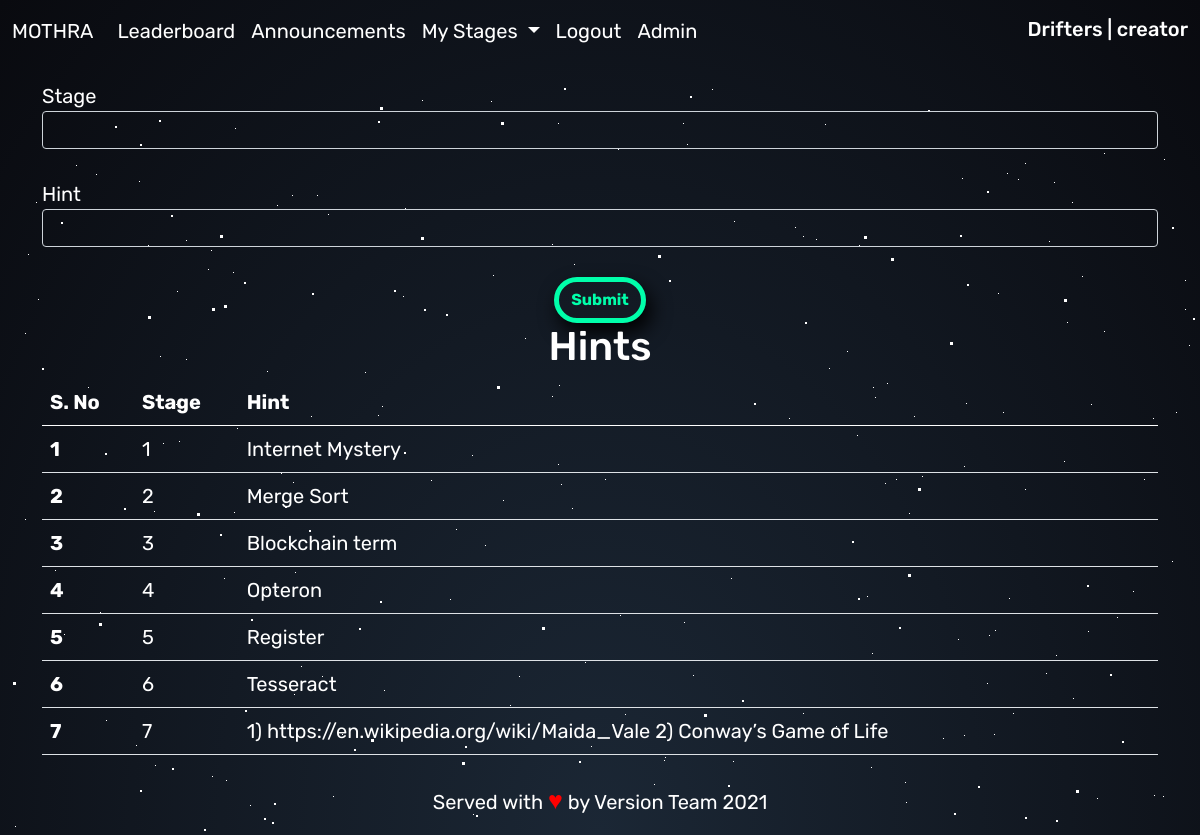
Page /hints (signed in) on the committed database.
### mothra/models.py (models this page shows, shortened)
class User(db.Model, UserMixin):
    id = db.Column(db.Integer, primary_key = True)
    college_id = db.Column(db.String(64), unique=True, index=True)
    teamname = db.Column(db.String(64), unique=True, index=True)
    password_hash = db.Column(db.String(128))
    user_type=db.Column(db.String(128), default='Mothra')
    level = db.Column(db.Integer, default=0)
    upgrade_time = db.Column(db.DateTime)

class Hints(db.Model):
    id = db.Column(db.Integer, primary_key = True)
    stage = db.Column(db.Integer, nullable = False, unique=True)
    hint = db.Column(db.String)

### mothra/godzilla/views.py (the view)
@godzilla.route('/hints', methods=['GET', 'POST'])
@login_required
def hints():
    godzilla_check()
    form=HintFillingForm()
    stages=Hints.query.all()
    if form.validate_on_submit():
        hintt = Hints(stage=form.stage.data,
                    hint=form.hint.data)
        db.session.add(hintt)
        db.session.commit()
        return redirect(url_for('godzilla.hints', form=form, stages=stages))
    return render_template('godzilla/hint_filling.html', form=form, stages=stages)

### mothra/forms.py
class HintFillingForm(FlaskForm):
    stage = IntegerField('Stage', validators=[DataRequired()])
    hint = StringField('Hint', validators=[DataRequired()])
    submit = SubmitField('Submit')

### mothra/godzilla/views.py (called while the page is built)
def godzilla_check():
    if current_user.user_type!='Godzilla':
        abort(403)

### mothra/models.py (called while the page is built)
@login_manager.user_loader
def load_user(user_id):
    return User.query.get(user_id)

### mothra/views.py (called while the page is built)
@app.context_processor
def inject_level():
    def getlev():
        if current_user.is_authenticated:
            lev=classify[current_user.level]
        else:
            lev=''
        return lev
    def clss():
        return classify[1:current_user.level+2]
    def show():
        return classify
    return dict(getlev=getlev, clss=clss, show=show, time=datetime.now(), start=start, end=end)

### mothra/templates/godzilla/hint_filling.html (shortened to what this page needs)
{% extends "base.html" %}
{% block head %}
<link rel="stylesheet" href="{{ url_for('static', filename='css/bg.css') }}">
{% endblock %}
{% block content %}
<div id='stars2'></div>
<div id='stars3'></div>
<div class="container">
  <form method="POST">
    <div class="form-group">
      {{ form.stage.label(class="form-group") }}
      {{form.stage(class='form-control')  }}<br>
    </div>
    <div class="form-group">
      {{ form.hint.label(class="form-group") }}
      {{form.hint(class='form-control')  }}<br>
    </div>
    <div class="form-group text-center">
        {{ form.submit(class="btn btn-outline-success") }}
    </div>
  </form>
  <h1 class="text-center">Hints</h1>
  <div class="table-responsive">
    <table class="table text-white">
      <thead>
        <tr>
          <th scope="col">S. No</th>
          <th scope="col">Stage</th>
          <th scope="col">Hint</th>
        </tr>
      </thead>
      <tbody>
        {% for stage in stages %}
          <tr>
            <th scope="row">{{stage.id}}</th>
            <td>{{stage.stage}}</td>
            <td>{{stage.hint}}</td>
          </tr>
        {% endfor %}
      </tbody>
    </table>
  </div>
</div>
{% endblock %}

### mothra/templates/base.html (shortened to what this page needs)
<!DOCTYPE html>
<html lang="en" dir="ltr">
  <head>
    {% block head %}{% endblock %}
    <link href="https://cdn.jsdelivr.net/npm/bootstrap@5.0.1/dist/css/bootstrap.min.css" rel="stylesheet">
    <link rel="stylesheet" href="{{ url_for('static', filename='css/style.css') }}">
  </head>
  <body class="">
    <nav class="navbar navbar-expand-lg navbar-dark sticky-top nav-trans">
      <div class="container-fluid">
        <a class="navbar-brand" href="{{ url_for('index') }}">MOTHRA</a>
        <div class="collapse navbar-collapse" id="navbarTogglerDemo02">
          <ul class="navbar-nav me-auto mb-2 mb-lg-0">
            <li class="nav-item">
              <a class="nav-link active" aria-current="page" href="{{ url_for('leaderboard') }}">Leaderboard</a>
            </li>
            <li class="nav-item">
              <a class="nav-link active" aria-current="page" href="{{ url_for('announcements') }}">Announcements</a>
            </li>
            {% if current_user.is_authenticated %}
            <li class="nav-item dropdown">
              <a class="nav-link dropdown-toggle text-white" href="#" id="navbarScrollingDropdown" role="button" data-bs-toggle="dropdown" aria-expanded="false">
                My Stages
              </a>
            </li>
            <li class="nav-item">
              <a class="nav-link active" aria-current="page" href="{{ url_for('logout') }}">Logout</a>
            </li>
            {% if current_user.user_type=="Godzilla" %}
            <li class="nav-item">
              <a class="nav-link active" aria-current="page" href="{{ url_for('godzilla.admin_dash') }}">Admin</a>
            </li>
            {% endif %}
            {% else %}
            <li class="nav-item">
              <a class="nav-link active" aria-current="page" href="{{ url_for('login') }}">Login</a>
            </li>
            {% endif %}
          </ul>
          <div class="d-flex text-white">
            <h5>{{ current_user.teamname }} | {{ getlev() }}</h5>
          </div>
        </div>
      </div>
    </nav>
    <div class="content text-white">
    {% block content %}
    {% endblock %}
    </div>
    <footer class="footer text-center">
        <span class="text-white ">Served with <span style="font-size:125%;color:red;">&hearts;</span> by Version Team 2021</p></span>
    </footer>
  </body>
</html>

### mothra/static/css/style.css (style rules this page uses)
html, body { height: 100%; -webkit-font-smoothing: antialiased; -moz-osx-font-smoothing: grayscale; }
body { display: flex; flex-direction: column; font-family: "Rubik", sans-serif; font-size:20px; }
.content { flex: 1 0 auto; padding: 10px; }
.footer { flex-shrink: 0; padding: 0px; }
.nav-trans a { color: rgb(255,255,255); border-bottom-style: ridge; border-bottom-color: rgb(255,255,255,0); }
.btn { border-width: thick; font-weight: 700; box-shadow: 5px 10px 20px black; border-color: rgba(0, 255, 170); color : rgba(0, 255, 170); border-radius: 30px; }
.form-control { background: rgba(000, 000, 000, 0); color : white; }

### rows in the picture
User: teamname "Drifters", level "creator"
Hints: id "1", stage "1", hint "Internet Mystery"
Hints: id "2", stage "2", hint "Merge Sort"
Hints: id "3", stage "3", hint "Blockchain term"
Hints: id "4", stage "4", hint "Opteron"
Hints: id "5", stage "5", hint "Register"
Hints: id "6", stage "6", hint "Tesseract"
Hints: id "7", stage "7", hint "1) https://en.wikipedia.org/wiki/Maida_Vale 2) Conway’s Game of Life"
